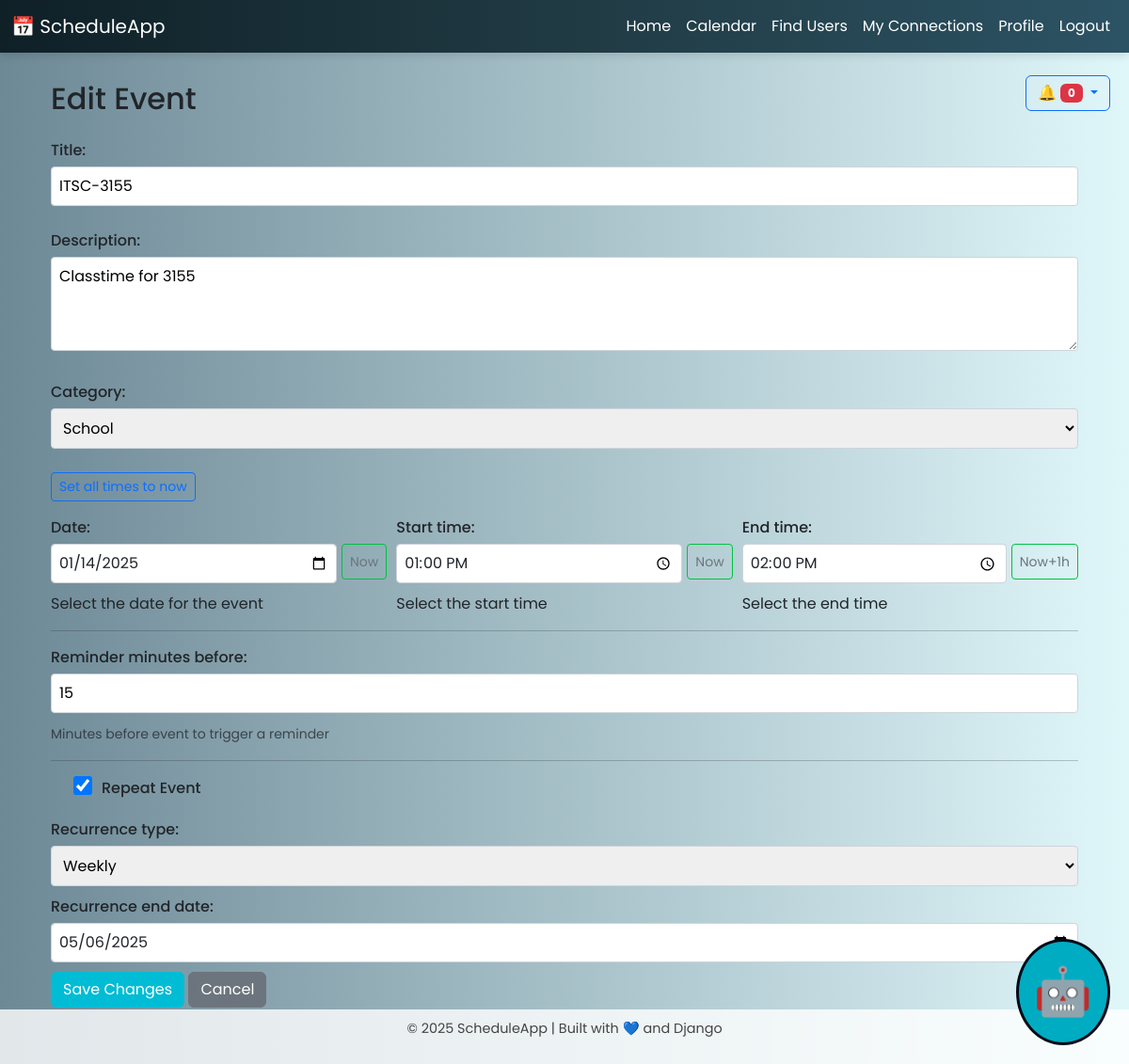
Page /schedules/events/65/edit/ (signed in) on the committed database.
### schedules/models.py (models this page shows, shortened)
class Event(models.Model):
    user = models.ForeignKey(User, on_delete=models.CASCADE)
    group = models.ForeignKey(Group, on_delete=models.SET_NULL, null=True, blank=True, related_name='group_events')
    title = models.CharField(max_length=200)
    description = models.TextField()
    date = models.DateField()  # Keep the DateField for the event date
    start_time = models.TimeField()  # Change to TimeField
    end_time = models.TimeField()    # Change to TimeField
    is_shared = models.BooleanField(default=False)
    is_recurring = models.BooleanField(default=False)
    recurrence_type = models.CharField(
        max_length=10,
        choices=[('daily', 'Daily'), ('weekly', 'Weekly')],
        blank=True,
        null=True
    )
    recurrence_end_date = models.DateField(blank=True, null=True)
    reminder_minutes_before = models.IntegerField(default=15)
    recurring_parent = models.ForeignKey(
        'self',
        on_delete=models.CASCADE,
        null=True,
        blank=True,
        related_name='recurrences'
    )
    CATEGORY_CHOICES = [
        ('personal', 'Personal'),
        ('work', 'Work'),
        ('school', 'School'),
        ("fun", "Fun"),
        ("gym", "Gym"),
        ('other', 'Other'),
    ]
    category = models.CharField(max_length=20, choices=CATEGORY_CHOICES, default='personal')

### schedules/views.py (the view, shortened to what this page needs)
# urls.py: path('events/<int:event_id>/edit/', views.create_or_edit_event, name='event_edit'),
def create_or_edit_event(request, event_id=None):
    group = None
    group_id = request.GET.get('group')
    if event_id:
        event = get_object_or_404(Event, id=event_id)
        is_edit = True
        if event.group:
            group = event.group
        if event.user != request.user:
            messages.error(request, "You can only edit your own events.")
            return redirect('home')
    if request.method == 'POST':
        form = EventForm(request.POST, instance=event)
        if form.is_valid():
            event = form.save(commit=False)
            event.user = request.user
            if group:
                event.group = group
            event.is_shared = form.cleaned_data.get('is_shared', False)
            event.save()
            if not is_edit and event.is_recurring and event.recurrence_type and event.recurrence_end_date:
                from datetime import timedelta
                current_date = event.date
                while True:
                    if event.recurrence_type == 'daily':
                        current_date += timedelta(days=1)
                    elif event.recurrence_type == 'weekly':
                        current_date += timedelta(weeks=1)
                    if current_date > event.recurrence_end_date:
                        break
                    Event.objects.create(
                        user=event.user,
                        group=event.group,  # Include group in recurring events
                        title=event.title,
                        description=event.description,
                        date=current_date,
                        start_time=event.start_time,
                        end_time=event.end_time,
                        is_shared=event.is_shared,
                        is_recurring=False,  # prevent child events from looping
                        recurring_parent=event
                    )
            return redirect('home')
    else:
        form = EventForm(instance=event)
    context = {
        'form': form,
        'is_edit': is_edit,
        'event': event,
        'group': group
    }
    return render(request, 'schedules/event_form.html', context)

### scheduling_app/templates/schedules/event_form.html (shortened to what this page needs)
{% extends "schedules/base.html" %}
{% block content %}
<div class="container">
    <h2 class="mb-4">
        {% if is_edit %}
            Edit Event
        {% else %}
            Create Event
            {% if group %}
                <span class="badge bg-info">For Group: {{ group.name }}</span>
            {% endif %}
        {% endif %}
    </h2>
    <form method="post">
        <div class="styled-form">
            <p>
                {{ form.title.label_tag }}
                {{ form.title }}
            </p>
            <p>
                {{ form.description.label_tag }}
                {{ form.description }}
            </p>
            <p>
                {{ form.category.label_tag }}
                {{ form.category }}
            </p>
            <div class="mb-3">
                <button type="button" id="setAllTimes" class="btn btn-outline-primary btn-sm">
                     Set all times to now
                </button>
            </div>
            <div class="date-time-group">
                <div class="form-group">
                    {{ form.date.label_tag }}
                    <div class="input-with-button">
                        {{ form.date }}
                        <button type="button" id="setDateNow" class="btn btn-outline-secondary btn-sm now-btn">
                            Now
                        </button>
                    </div>
                    {{ form.date.help_text }}
                </div>
                <div class="form-group">
                    {{ form.start_time.label_tag }}
                    <div class="input-with-button">
                        {{ form.start_time }}
                        <button type="button" id="setStartTimeNow" class="btn btn-outline-secondary btn-sm now-btn">
                            Now
                        </button>
                    </div>
                    {{ form.start_time.help_text }}
                </div>
                <div class="form-group">
                    {{ form.end_time.label_tag }}
                    <div class="input-with-button">
                        {{ form.end_time }}
                        <button type="button" id="setEndTimePlusHour" class="btn btn-outline-secondary btn-sm now-btn">
                            Now+1h
                        </button>
                    </div>
                    {{ form.end_time.help_text }}
                </div>
            </div>
            <hr>
            <div class="form-group">
                {{ form.reminder_minutes_before.label_tag }} {{ form.reminder_minutes_before }}
                <small class="form-text text-muted">Minutes before event to trigger a reminder</small>
            </div>
            <hr>
            <div class="form-check form-check-inline">
                {{ form.is_recurring }} <label for="{{ form.is_recurring.id_for_label }}" class="form-check-label"> {{ form.is_recurring.label }}</label>
            </div>
            <div id="recurrenceOptions" style="display: none;">
                <div class="form-group">
                    {{ form.recurrence_type.label_tag }} {{ form.recurrence_type }}
                </div>
                <div class="form-group">
                    {{ form.recurrence_end_date.label_tag }} {{ form.recurrence_end_date }}
                </div>
            </div>
        </div>
        <button type="submit" class="btn btn-primary">
            {% if is_edit %}
                Save Changes
            {% else %}
                Create Event
            {% endif %}
        </button>
        <a href="{% url 'home' %}" class="btn btn-secondary">Cancel</a>
    </form>
</div>
{% endblock %}

### scheduling_app/templates/schedules/base.html (style rules this page uses)
body { font-family: 'Poppins', sans-serif; background: linear-gradient(to right, #6d8996, #e0f7fa); min-height: 100vh; padding-bottom: 60px; }
.container { margin-top: 30px; }
.btn-primary { background-color: #00bcd4; border-color: #00bcd4; }
.btn-outline-secondary { border-color: #00c140; }

### scheduling_app/templates/schedules/event_form.html (style rules this page uses)
.styled-form textarea[name*="description"] { height: 100px !important; min-height: 100px; }
.styled-form input, .styled-form select, .styled-form textarea { width: 100%; padding: 8px; margin-bottom: 10px; border: 1px solid #ced4da; border-radius: 4px; box-sizing: border-box; }
.styled-form label { font-weight: 500; margin-bottom: 5px; display: block; }
.styled-form p { margin-bottom: 15px; }
.date-time-group { display: flex; gap: 10px; justify-content: space-between; }
.date-time-group .form-group { flex: 1; min-width: 0; }
.input-with-button { display: flex; gap: 5px; }
.input-with-button input { flex: 1; }
.now-btn { white-space: nowrap; height: 38px; align-self: flex-start; }
.form-check { display: flex; align-items: center; margin-bottom: 15px; }
.styled-form input[type="checkbox"] { width: 20px; height: 20px; margin-right: 10px; }

### rows in the picture
Event: title "ITSC-3155", description "Classtime for 3155", category "School", date "01/14/2025", start_time "13:00:00", end_time "14:00:00", reminder_minutes_before "15", is_recurring "☑", recurrence_type "Weekly", recurrence_end_date "05/06/2025"
